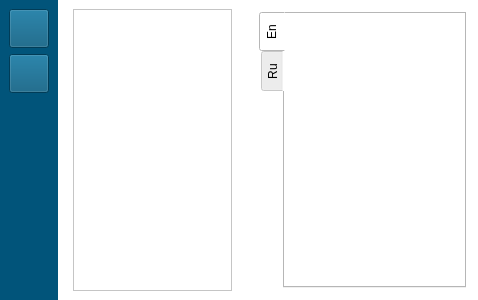
<?xml version="1.0" encoding="UTF-8"?>
<ui version="4.0">
 <class>FormExercises</class>
 <widget class="QWidget" name="FormExercises">
  <property name="geometry">
   <rect>
    <x>0</x>
    <y>0</y>
    <width>478</width>
    <height>300</height>
   </rect>
  </property>
  <property name="windowTitle">
   <string>Form</string>
  </property>
  <property name="styleSheet">
   <string notr="true">background:white</string>
  </property>
  <layout class="QHBoxLayout" name="horizontalLayout">
   <property name="leftMargin">
    <number>0</number>
   </property>
   <property name="topMargin">
    <number>0</number>
   </property>
   <property name="rightMargin">
    <number>0</number>
   </property>
   <property name="bottomMargin">
    <number>0</number>
   </property>
   <item>
    <widget class="QFrame" name="frame">
     <property name="sizePolicy">
      <sizepolicy hsizetype="Preferred" vsizetype="Expanding">
       <horstretch>0</horstretch>
       <verstretch>0</verstretch>
      </sizepolicy>
     </property>
     <property name="styleSheet">
      <string notr="true">background:#01547a</string>
     </property>
     <property name="frameShape">
      <enum>QFrame::NoFrame</enum>
     </property>
     <property name="frameShadow">
      <enum>QFrame::Raised</enum>
     </property>
     <layout class="QVBoxLayout" name="verticalLayout">
      <item>
       <widget class="QToolButton" name="_ok">
        <property name="sizePolicy">
         <sizepolicy hsizetype="Preferred" vsizetype="Maximum">
          <horstretch>0</horstretch>
          <verstretch>0</verstretch>
         </sizepolicy>
        </property>
        <property name="text">
         <string/>
        </property>
        <property name="icon">
         <iconset resource="resources.qrc">
          <normaloff>:/Files/images/ok.png</normaloff>:/Files/images/ok.png</iconset>
        </property>
        <property name="iconSize">
         <size>
          <width>32</width>
          <height>32</height>
         </size>
        </property>
       </widget>
      </item>
      <item>
       <widget class="QToolButton" name="_open">
        <property name="text">
         <string/>
        </property>
        <property name="icon">
         <iconset resource="resources.qrc">
          <normaloff>:/Files/images/toolbars/main/icon_open.png</normaloff>:/Files/images/toolbars/main/icon_open.png</iconset>
        </property>
        <property name="iconSize">
         <size>
          <width>32</width>
          <height>32</height>
         </size>
        </property>
       </widget>
      </item>
      <item>
       <widget class="QFrame" name="frame_3">
        <property name="frameShape">
         <enum>QFrame::NoFrame</enum>
        </property>
        <property name="frameShadow">
         <enum>QFrame::Raised</enum>
        </property>
       </widget>
      </item>
     </layout>
    </widget>
   </item>
   <item>
    <widget class="QFrame" name="frame_4">
     <property name="minimumSize">
      <size>
       <width>100</width>
       <height>0</height>
      </size>
     </property>
     <property name="frameShape">
      <enum>QFrame::NoFrame</enum>
     </property>
     <property name="frameShadow">
      <enum>QFrame::Raised</enum>
     </property>
     <layout class="QVBoxLayout" name="verticalLayout_3">
      <item>
       <widget class="QListView" name="_list">
        <property name="horizontalScrollBarPolicy">
         <enum>Qt::ScrollBarAlwaysOff</enum>
        </property>
        <property name="showDropIndicator" stdset="0">
         <bool>true</bool>
        </property>
        <property name="dragDropMode">
         <enum>QAbstractItemView::DragDrop</enum>
        </property>
        <property name="defaultDropAction">
         <enum>Qt::CopyAction</enum>
        </property>
        <property name="iconSize">
         <size>
          <width>32</width>
          <height>32</height>
         </size>
        </property>
        <property name="movement">
         <enum>QListView::Snap</enum>
        </property>
        <property name="isWrapping" stdset="0">
         <bool>true</bool>
        </property>
        <property name="viewMode">
         <enum>QListView::IconMode</enum>
        </property>
        <property name="selectionRectVisible">
         <bool>true</bool>
        </property>
       </widget>
      </item>
     </layout>
    </widget>
   </item>
   <item>
    <widget class="QFrame" name="frame_2">
     <property name="frameShape">
      <enum>QFrame::NoFrame</enum>
     </property>
     <property name="frameShadow">
      <enum>QFrame::Raised</enum>
     </property>
     <layout class="QVBoxLayout" name="verticalLayout_2">
      <property name="leftMargin">
       <number>12</number>
      </property>
      <property name="topMargin">
       <number>12</number>
      </property>
      <property name="rightMargin">
       <number>12</number>
      </property>
      <property name="bottomMargin">
       <number>12</number>
      </property>
      <item>
       <widget class="QTabWidget" name="tabWidget">
        <property name="tabPosition">
         <enum>QTabWidget::West</enum>
        </property>
        <property name="tabShape">
         <enum>QTabWidget::Rounded</enum>
        </property>
        <property name="currentIndex">
         <number>0</number>
        </property>
        <widget class="QWidget" name="en">
         <attribute name="title">
          <string>En</string>
         </attribute>
         <layout class="QVBoxLayout" name="verticalLayout_4">
          <item>
           <widget class="QTextEdit" name="_text">
            <property name="frameShape">
             <enum>QFrame::NoFrame</enum>
            </property>
            <property name="readOnly">
             <bool>true</bool>
            </property>
           </widget>
          </item>
         </layout>
        </widget>
        <widget class="QWidget" name="ru">
         <attribute name="title">
          <string>Ru</string>
         </attribute>
         <layout class="QVBoxLayout" name="verticalLayout_5">
          <item>
           <widget class="QTextEdit" name="_text_ru">
            <property name="frameShape">
             <enum>QFrame::NoFrame</enum>
            </property>
           </widget>
          </item>
         </layout>
        </widget>
       </widget>
      </item>
     </layout>
    </widget>
   </item>
  </layout>
 </widget>
 <resources>
  <include location="resources.qrc"/>
 </resources>
 <connections/>
</ui>
